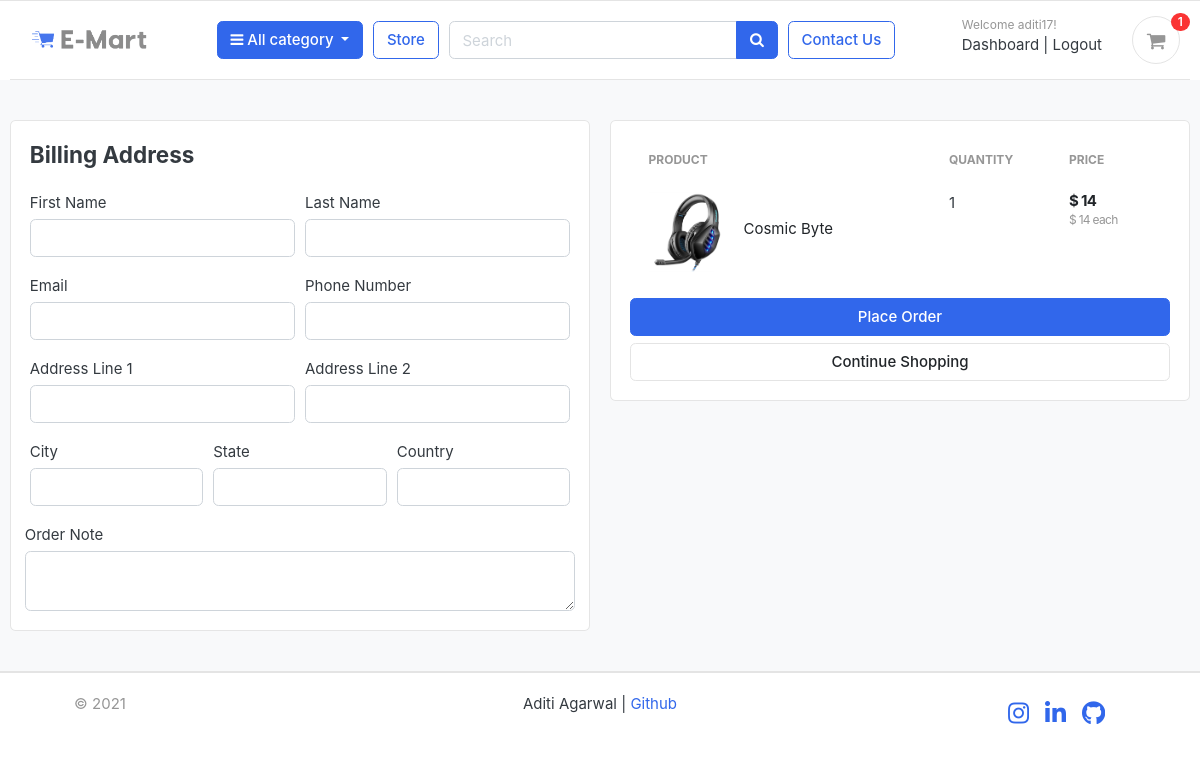
The app's page /cart/checkout/ (signed in) with its own data.
### accounts/models.py (models this page shows, shortened)
class Account(AbstractBaseUser):
    first_name=models.CharField(max_length=50)
    last_name=models.CharField(max_length=50)
    username=models.CharField(max_length=50,unique=True)
    email=models.EmailField(max_length=100,unique=True)
    phone_number=models.CharField(max_length=15)
    date_joined=models.DateTimeField(auto_now_add=True)
    last_login=models.DateTimeField(auto_now_add=True)
    is_admin=models.BooleanField(default=False)
    is_staff=models.BooleanField(default=False)
    is_active=models.BooleanField(default=False)
    is_superadmin=models.BooleanField(default=False)
    USERNAME_FIELD='email'
    REQUIRED_FIELDS=['username','first_name','last_name']
    objects= MyAccountManager()

### carts/models.py (models this page shows, shortened)
class CartItem(models.Model):
    user=models.ForeignKey(Account,on_delete=models.CASCADE,null=True)
    product=models.ForeignKey(Product,on_delete=models.CASCADE)
    variations=models.ManyToManyField(Variation,blank=True)
    cart=models.ForeignKey(Cart,on_delete=models.CASCADE,null=True)
    quantity=models.IntegerField()
    is_active=models.BooleanField(default=True)
    def sub_total(self):
        return self.product.price * self.quantity

### store/models.py (models this page shows, shortened)
class Product(models.Model):
    product_name    = models.CharField(max_length=200, unique=True)
    slug            = models.SlugField(max_length=200, unique=True)
    description     = models.TextField(max_length=500, blank=True)
    price           = models.IntegerField()
    images          = models.ImageField(upload_to='photos/products')
    stock           = models.IntegerField()
    is_available    = models.BooleanField(default=True)
    category        = models.ForeignKey(Category, on_delete=models.CASCADE)
    created_date    = models.DateTimeField(auto_now_add=True)
    modified_date   = models.DateTimeField(auto_now=True)
    def get_url(self):
        return reverse('product_detail', args=[self.category.slug, self.slug])

### carts/views.py (the view)
# urls.py: path('checkout/',views.checkout,name="checkout"),
@login_required(login_url='login')
def checkout(request, total=0, quantity=0, cart_items=None):
    try:
        tax=0
        grand_total=0
        if request.user.is_authenticated:
            cart_items=CartItem.objects.filter(user=request.user,is_active=True)
        else:
            cart=Cart.objects.get(cart_id=_cart_id(request))
            cart_items=CartItem.objects.filter(cart=cart,is_active=True)
        for cart_item in cart_items:
            total+=(cart_item.product.price*cart_item.quantity)
            quantity+=1
        tax=(5*total)/100
        grand_total=total+tax
    except ObjectDoesNotExist:
        pass
    context={
        'total': total,
        'quantity':quantity,
        'cart_items':cart_items,
        'tax':tax,
        'grand_total':grand_total,
    }
    return render(request, 'store/checkout.html', context)

### carts/context_processors.py (called while the page is built)
def counter(request):
    cart_count=0
    if 'admin' in request.path:
        return {}
    else:
        try:
            cart=Cart.objects.filter(cart_id=_cart_id(request))
            if request.user.is_authenticated:
                cart_items=CartItem.objects.all().filter(user=request.user)
            else:
                cart_items=CartItem.objects.all().filter(cart=cart[:1])
            for cart_item in cart_items:
                cart_count+=cart_item.quantity
        except Cart.DoesNotExist:
            cart_count=0
    return dict(cart_count=cart_count)

### carts/views.py (called while the page is built)
def _cart_id(request):
    cart=request.session.session_key
    if not cart:
        request.session.create()
    return cart

### category/context_processors.py (called while the page is built)
def menu_links(request):
    links=Category.objects.all
    return dict(links=links)

### category/models.py (called while the page is built)
    def get_url(self):
        return reverse('product_by_category',args=[self.slug])

### templates/store/checkout.html (shortened to what this page needs)
{% extends 'base.html' %}
{% load static %}
{% block content %}
<section class="section-content padding-y bg">
<div class="container">
<div class="row">
	<aside class="col-lg-6">
<div class="card">
  <div class="card-body">
    <h4 class="card-title mb-4">Billing Address</h4>
    <form action="{% url 'place_order' %}" method="POST">
      <div class="form-row">
        <div class="col form-group">
          <label for="">First Name</label>
          <input type="text" name="first_name" class="form-control" required>
        </div>
        <div class="col form-group">
          <label for="">Last Name</label>
          <input type="text" name="last_name" class="form-control" required>
        </div>
      </div>
      <div class="form-row">
        <div class="col form-group">
          <label for="">Email</label>
          <input type="email" name="email" class="form-control" required>
        </div>
        <div class="col form-group">
          <label for="">Phone Number</label>
          <input type="text" name="phone" class="form-control" required>
        </div>
      </div>
      <div class="form-row">
        <div class="col form-group">
          <label for="">Address Line 1</label>
          <input type="text" name="address_line_1" class="form-control" required>
        </div>
        <div class="col form-group">
          <label for="">Address Line 2</label>
          <input type="text" name="address_line_2" class="form-control">
        </div>
      </div>
      <div class="form-row">
        <div class="col form-group">
          <label for="">City</label>
          <input type="text" name="city" class="form-control" required>
        </div>
        <div class="col form-group">
          <label for="">State</label>
          <input type="text" name="state" class="form-control" required>
        </div>
        <div class="col form-group">
          <label for="">Country</label>
          <input type="text" name="country" class="form-control" required>
        </div>
        </div>
        <div class="form-row">
          <label for="">Order Note</label>
          <textarea name="order_note" rows="2" class="form-control"></textarea>
        </div>
  </div>
</div>
	</aside>
	<aside class="col-lg-6">
		<div class="card">
		<div class="card-body">
      <table class="table table-borderless table-shopping-cart">
      <thead class="text-muted">
      <tr class="small text-uppercase">
        <th scope="col">Product</th>
        <th scope="col" width="120">Quantity</th>
        <th scope="col" width="120">Price</th>
      </tr>
      </thead>
      <tbody>
      {% for cart_item in cart_items %}
      <tr>
      	<td>
      		<figure class="itemside align-items-center">
      			<div class="aside"><img src="{{ cart_item.product.images.url }}" class="img-sm"></div>
      			<figcaption class="info">
      				<a href="{{ cart_item.product.get_url }}" class="title text-dark">{{ cart_item.product.product_name }}</a>
      			</figcaption>
      		</figure>
      	</td>
      	<td>
      				<label for="">{{cart_item.quantity}}</label>
      	</td>
      	<td>
      		<div class="price-wrap">
      			<var class="price">$ {{ cart_item.sub_total }}</var>
      			<small class="text-muted"> $ {{ cart_item.product.price }} each </small>
      		</div>
      	</td>
      </tr>
      {% endfor %}
      </tbody>
      </table>
      <button type="submit" name="submit" class="btn btn-primary btn-block">Place Order</button>
			<a href="{% url 'store' %}" class="btn btn-light btn-block">Continue Shopping</a>
		</div>
		</div>
</aside>
</div>
</div>
</section>
{% endblock %}

### templates/base.html (shortened to what this page needs)
{% load static %}
<!DOCTYPE HTML>
<html lang="en">
<head>
<link href="{% static 'css/bootstrap.css' %}" rel="stylesheet" type="text/css"/>
<link href="{% static 'fonts/fontawesome/css/all.min.css' %}" type="text/css" rel="stylesheet">
<link href="https://cdnjs.cloudflare.com/ajax/libs/Swiper/4.3.5/css/swiper.min.css" type="text/css" rel="stylesheet">
<link href="{% static 'css/ui.css' %}" rel="stylesheet" type="text/css"/>
<link href="{% static 'css/responsive.css' %}" rel="stylesheet" media="only screen and (max-width: 1200px)" />
<link href="{% static 'css/custom.css' %}" rel="stylesheet" type="text/css"/>
<link rel="stylesheet" href="https://cdnjs.cloudflare.com/ajax/libs/font-awesome/4.7.0/css/font-awesome.min.css">
</head>
<body>
	<header class="section-header">
		<div class="container">
			<section class="header-main border-bottom">
				<div class="container">
					<div class="row align-items-center">
						<div class="col-lg-2 col-md-3 col-6">
							<a href="{% url 'home' %}" class="brand-wrap">
								<img class="logo" src="{% static './images/logo1.png' %}">
							</a>
						</div>
						<div class="col-lg col-sm col-md col-6 flex-grow-0">
							<div class="category-wrap dropdown d-inline-block float-right">
								<button type="button" class="btn btn-primary dropdown-toggle" data-toggle="dropdown">
									<i class="fa fa-bars"></i> All category
								</button>
							</div>
						</div>
						<a href="{% url 'store' %}" class="btn btn-outline-primary">Store</a>
						<div class="col-lg  col-md-6 col-sm-12 col">
							<form action="{% url 'search' %}" class="search" method="GET">
								<div class="input-group w-100">
									<input type="text" class="form-control" style="width:60%;" placeholder="Search" name="keyword">
									<div class="input-group-append">
									  <button class="btn btn-primary" type="submit">
										<i class="fa fa-search"></i>
									  </button>
									</div>
								</div>
							</form>
						</div>
							<a href="{% url 'contact' %}" class="btn btn-outline-primary">Contact Us</a>
						<div class="col-lg-3 col-sm-6 col-8 order-2 order-lg-3">
							<div class="d-flex justify-content-end mb-3 mb-lg-0">
								{% if user.id is None %}
								<div class="widget-header">
									<small class="title text-muted">Welcome guest!</small>
									<div>
										<a href="{% url 'login' %}">Sign in</a> <span class="dark-transp"> | </span>
										<a href="{% url 'register' %}"> Register</a>
									</div>
								</div>
								{% else %}
								<div class="widget-header">
									<small class="title text-muted">Welcome {{user.username}}!</small>
									<div>
										<a href="{% url 'dashboard' %}">Dashboard</a> <span class="dark-transp"> | </span>
										<a href="{% url 'logout' %}"> Logout</a>
									</div>
								</div>
								{% endif %}
								<a href="{% url 'cart' %}" class="widget-header pl-3 ml-3">
									<div class="icon icon-sm rounded-circle border"><i class="fa fa-shopping-cart"></i></div>
									<span class="badge badge-pill badge-danger notify">{{cart_count}}</span>
								</a>
							</div>
						</div>
					</div>
				</div>
			</section>
	</header>
<body>
    {% block content %}
    {% endblock %}
    <footer class="section-footer border-top" text-align="center">
		<div class="container">
			<section class="footer-bottom border-top row">
				<div class="col-md-2 text-md-center">
					<p class="text-muted"> &copy 2021  </p>
				</div>
				<div class="col-md-8 text-md-center">Aditi Agarwal | <a href="https://github.com/AditiAgarwal17/emart">Github</div>
				<div class="social-icons">
					<a class="social-icon instagram" href="https://www.instagram.com/aditi_agarwal_17/" target="_blank" rel="author">
						<i class="fab fa-instagram"></i>
					</a>
					<a class="social-icon linkedin" href="https://www.linkedin.com/in/aditiagarwal17/" target="_blank" rel="author">
						<i class="fab fa-linkedin-in"></i>
					</a>
					<a class="social-icon github" href="https://github.com/AditiAgarwal17" target="_blank" rel="author">
						<i class="fab fa-github"></i>
					</a>
				</div>
			</section>
		</div>
	</footer>
    </body>
    </html>

### static/css/ui.css (style rules this page uses)
html { font-family: "Inter", sans-serif; font-size: 15px; }
.price-wrap { letter-spacing: -0.7px; }
.icon-xs, .icon-sm, .icon-md, .icon-lg { display: inline-block; text-align: center; flex-shrink: 0; flex-grow: 0; }
.icon-sm { width: 48px; height: 48px; line-height: 48px !important; font-size: 20px; }
.img-xs, .img-sm, .img-md, .img-lg { -o-object-fit: cover; object-fit: cover; flex-shrink: 0; flex-grow: 0; }
.img-sm { width: 80px; height: 80px; }
.padding-y { padding-top: 40px; padding-bottom: 40px; }
var { font-style: normal; }
figure { margin-bottom: 0; }
article:after, .form-group:after { display: block; clear: both; content: ""; }
.bg { background-color: #f8f9fa; }
p:last-child { margin-bottom: 0; }
.header-main { position: relative; padding-top: 1rem; padding-bottom: 1rem; }
.brand-wrap .logo, .navbar-brand .logo { margin-right: 7px; max-height: 42px; display: inline-block; }
.widget-header { display: inline-block; vertical-align: middle; position: relative; }
.widget-header a { color: #343a40; }
.widget-header i { color: #969696; }
.widget-header .title { display: block; }
.widget-header .notify { position: absolute; top: -3px; right: -10px; }
.footer-bottom { padding-top: 20px; padding-bottom: 20px; }
.btn-light { background-color: #fff; border-color: #e4e4e4; }
.itemside { position: relative; display: flex; width: 100%; }
.itemside .aside { position: relative; flex-shrink: 0; }
.itemside .info { padding-left: 15px; padding-right: 7px; }
.itemside .title { display: block; margin-bottom: 5px; color: #212529; }
.notify { position: absolute; top: -4px; right: -10px; display: inline-block; padding: 0.25em 0.6em; font-size: 12px; line-height: 1; text-align: center; border-radius: 3rem; color: #fff; background-color: #fa3434; }
.price { font-weight: 600; color: #212529; }
.table-shopping-cart.table td, .table-shopping-cart.table th { padding-left: 1.25rem; padding-right: 1.25rem; }
.table-shopping-cart .price-wrap { line-height: 1.2; }
.table-shopping-cart .price { font-weight: bold; margin-right: 5px; display: block; }

### static/css/custom.css (style rules this page uses)
.social-icons { display: flex; font-size: 20px; align-items: center; justify-content: center; flex-flow: row wrap; }
.social-icon { display: flex; position: relative; overflow: hidden; width: var(--link-size); height: var(--link-size); margin: 8px; box-shadow: 2px 5px 5px var(--shadow-col); text-decoration: none; transition: var(--trans-props); }
.social-icon i { margin: auto; font-size: 24px; color: var(--col-icon-instagram); z-index: 1; transition: var(--trans-props); }
.linkedin i { margin: auto; font-size: 24px; color: var(--col-icon-linkedin); z-index: 1; transition: var(--trans-props); }
.github i { margin: auto; font-size: 24px; color: var(--col-icon-github); z-index: 1; transition: var(--trans-props); }
.social-icon:after { content: ""; width: var(--link-size); height: var(--link-size); position: absolute; transform: translate(0, var(--link-size)); border-radius: 50%; transition: var(--trans-props); }
.social-icon.instagram:after { background-color: #1da1f2; box-shadow: var(--instagram); }
.social-icon.github:after { background-color: #1da1f2; box-shadow: var(--github); }
.social-icon.linkedin:after { background-color: #0e76a8; box-shadow: var(--linkedin); }

### records on screen
Account: username "aditi17"
CartItem: product.images (picture), product.product_name "Cosmic Byte", quantity "1", sub_total "14", product.price "14"

### other values on screen
{{ cart_count }} "1"
